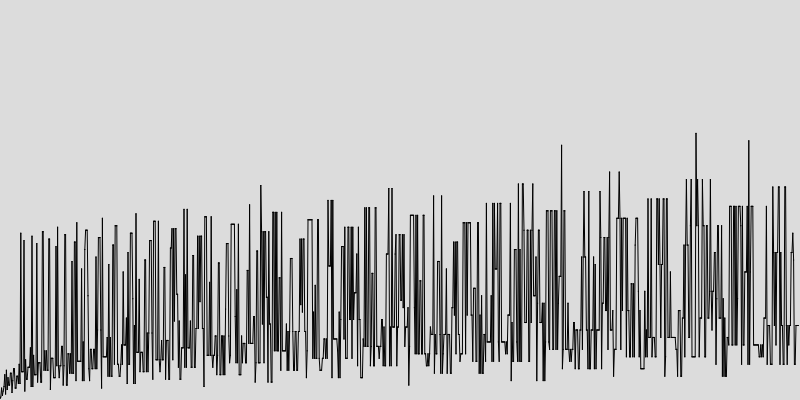
Frame 1 (no input)
Frame 60 (no input): identical to frame 1, image omitted
Frame 120 (the mouse pressed at the canvas centre since frame 60): identical to frame 1, image omitted

The p5.js sketch that drew this single still picture (run headless with seeded random() and noise() and a simulated clock; from frame 60 on, the mouse is pressed at the canvas centre):

// p5.js sketch
// ── sketch.js
// Jacob Gibbons
// 3/18/2022
// https://en.wikipedia.org/wiki/Collatz_conjecture

// below sketch graphs points from 1 to numOfIters to show the depth (how many interations it takes to get to 1) of that number's of that number.  


let dictNums = {}
let depth = 0;
let maxDepth = 1;
let maxDepthindex;
let numOfIters = 1000;
let depthP;
let totalP;

function collatz(num){
  if (num != 1){   
    depth++;
    if (isEven(num)){
      collatz(num/2);
    } else {
      collatz(3 * num + 1);
    }
  } 
  return depth;
}

function isEven(num){
  return (num % 2 == 0);
}



function setup() {
  createCanvas(800, 400);
  for (let i = 1; i < numOfIters; i++){
    depth = 1;
    dictNums[i] = collatz(i);
  }
  explore();
  totalP = createP('Total numbers checked: ' + numOfIters)
  depthP = createP('Number with the largest depth is: ' + maxDepthIndex + ' with a depth of: ' + maxDepth);

}



function explore(){
  for (var key in dictNums){
    if (dictNums[key] > maxDepth){
      maxDepth = dictNums[key];
      maxDepthIndex = key;
    }
  }
}


function draw() {
  background(220);
  strokeWeight(1);
  let indexNum = 0;
  let px;
  let py;
  for (var key in dictNums){
    if (indexNum > 0){
      px = map(indexNum - 1, 0, numOfIters, 0, width);
      py = map(dictNums[key - 1], 0, maxDepth * 1.5, height, 0);
    }  
    x = map(indexNum, 0, numOfIters, 0, width);
    y = map(dictNums[key], 0, maxDepth * 1.5, height, 0);
    point(x, y);
    line(px, py, x, y);
    indexNum++;
  }
}
